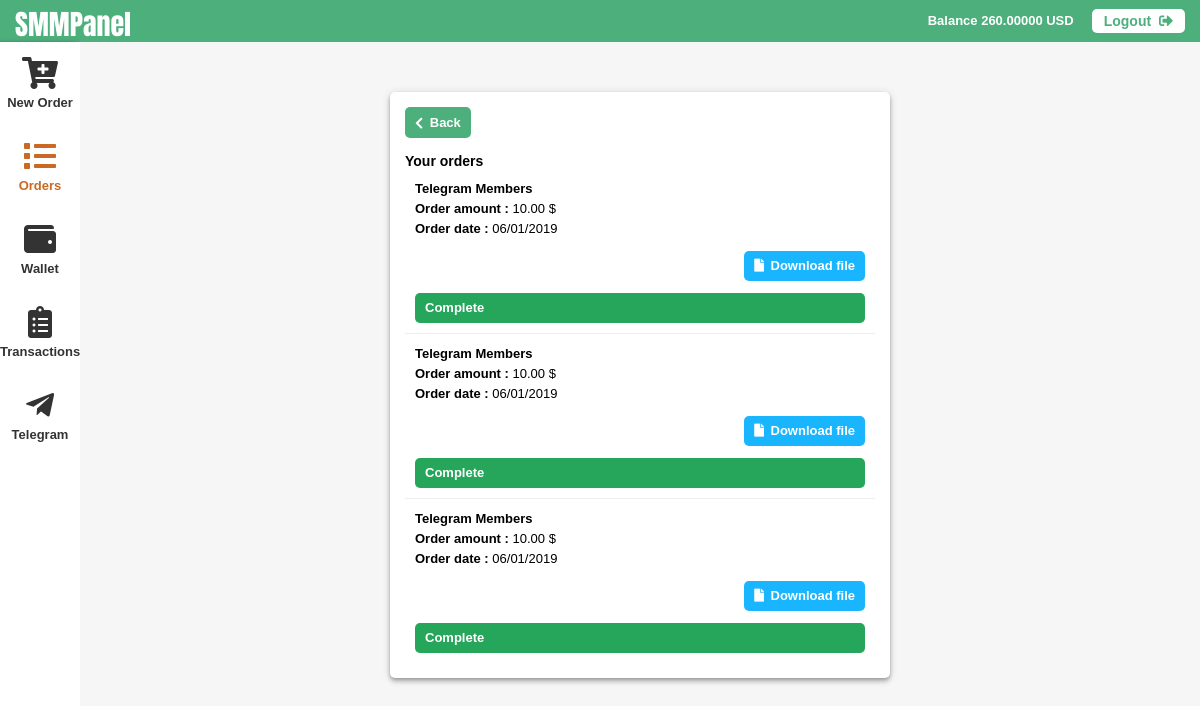
Page /dashboard/orders (signed in) on the committed database.
### dashboard/models.py (models this page shows, shortened)
class Profile(models.Model):
	user = models.OneToOneField(User, on_delete=models.CASCADE)
	balance = models.DecimalField(max_digits=10, decimal_places=5)
	spent = models.DecimalField(max_digits=10, decimal_places=5, default = 0)
	email = models.EmailField(max_length=254)
	email_verified = models.BooleanField(default = False)

class Order(models.Model):
	id = models.AutoField(primary_key = True)
	service_name = models.CharField(max_length = 300)
	link = models.CharField(max_length = 2048)
	quantity = models.IntegerField(default = 0)
	amount = models.DecimalField(default = 0, decimal_places = 2, max_digits = 20)
	user_id = models.ForeignKey(User, on_delete=models.CASCADE)
	status = models.ForeignKey('OrderStatus', on_delete=models.CASCADE)
	remark = models.CharField(max_length = 5000, blank=True)
	generate_url = models.FileField(blank = True, default='')
	slug = models.CharField(max_length = 256, default = "")
	created_at = models.DateTimeField(auto_now_add=True, editable=True)
	updated_at = models.DateTimeField(auto_now=True)

class OrderStatus(models.Model):
	id = models.AutoField(primary_key = True)
	name = models.CharField(max_length = 500)
	def __str__(self):
		return self.name

### dashboard/views.py (the view)
# urls.py: path('orders', dashboard.orders, name='orders'),
@login_required
def orders(request):
	curr = 'orders'
	balance = Profile.objects.get(user = User.objects.get(username = request.user.username)).balance
	if not Profile.objects.get(user = User.objects.get(username = request.user.username)).email_verified:
		return HttpResponseRedirect("/email-not-verified")
	orders = Order.objects.filter(user_id = User.objects.get(username = request.user.username)).order_by('-created_at')
	return render(request, 'dashboard/pages/orders.html', {
		'curr': curr,
		'orders': orders,
		'balance': balance
	})

### templates/dashboard/pages/orders.html (shortened to what this page needs)
{% extends 'dashboard/base.html' %}
{% load static %}
{% load humanize %}
{% block content %}
<div id="dashboard-container">
	<a id="back-button" href="{% url 'transactions' %}"><i class="fas fa-chevron-left"></i> Back</a>
	<p class="card-title">Your orders</p>
	{% if orders %}
	<ul class="transactions-list-history">
	{% for order in orders %}
		{% if order.slug %}
		<li>
			<p class="order-name"><b>{{ order.service_name }}</b></p>
			<p class="order-charge"><b>Order amount :</b>  {{ order.amount }} $</p>
			<div class="mrow">
				<p class="order-time"><b>Order date :</b> {{ order.created_at | date:"SHORT_DATE_FORMAT" }}</p>
			<div class="download-file-button">
				<a href="/dashboard/members/{{ order.slug }}" target="_blank"><i class="fas fa-file"></i> Download file</a>
			</div>
				<p class="order-status {{ order.status }}">{{ order.status }}</p>
			</div>
		</li>
		{% endif %}
	{% endfor %}
	</ul>
	{% else %}
	<div class="add-guidelines">
		<p><b>You have not placed any orders. Go to  <a href="{% url 'new-order' %}">Place order</a> to place an order.</b></p>
	</div>
	{% endif %}
</div>
{% endblock %}

### templates/dashboard/base.html (shortened to what this page needs)
{% load static %}<!DOCTYPE html>
<html lang="en">
	<head>
		<link rel="stylesheet" href="{% static 'css/main.css' %}">
		<link rel="stylesheet" href="https://use.fontawesome.com/releases/v5.8.2/css/all.css">
	</head>
	<body>
		<div id="top-nav">
			<div class="left">
				<div id="dashboard-logo">
					<a id="logo" href="{% url 'dashboard-home' %}">SMMPanel</a>
				</div>
			</div>
			<div class="right">
				<p id="login-username">Balance {{ balance }} USD</p>
				<div id="dashboard-logout-button">
					<a href="{% url 'logout' %}">Logout <i class="fas fa-sign-out-alt"></i></a>
				</div>
			</div>
		</div>
		<div id="side-nav">
			<ul>
				<li class="{% if curr == 'new-order' %}selected{% endif %}">
					<a href="{% url 'new-order' %}">
						<div class="icon">
							<i class="fas fa-cart-plus"></i>
						</div>
						<div class="name">
							<p>New Order</p>
						</div>
					</a>
				</li>
				<li class="{% if curr == 'orders' %}selected{% endif %}">
					<a href="{% url 'orders' %}">
						<div class="icon">
							<i class="fas fa-list"></i>
						</div>
						<div class="name">
							<p>Orders</p>
						</div>
					</a>
				</li>
				<li class="{% if curr == 'wallet' %}selected{% endif %}">
					<a href="{% url 'wallet' %}">
						<div class="icon">
							<i class="fas fa-wallet"></i>
						</div>
						<div class="name">
							<p>Wallet</p>
						</div>
					</a>
				</li>
				<li class="{% if curr == 'transactions' %}selected{% endif %}">
					<a href="{% url 'transactions' %}">
						<div class="icon">
							<i class="fas fa-clipboard-list"></i>
						</div>
						<div class="name">
							<p>Transactions</p>
						</div>
					</a>
				</li>
				<li class="{% if curr == 'telegram' %}selected{% endif %}">
					<a href="{% url 'telegram-services' %}">
						<div class="icon">
							<i class="fab fa-telegram-plane"></i>
						</div>
						<div class="name">
							<p>Telegram</p>
						</div>
					</a>
				</li>
			</ul>
		</div>
		<div id="dashboard-body">
			{% block content %}{% endblock %}
		</div>
	</body>
</html>

### rows in the picture
Profile: balance "260.00000"
Order: service_name "Telegram Members", amount "10.00", created_at "06/01/2019", status "Complete"
Order: service_name "Telegram Members", amount "10.00", created_at "06/01/2019", status "Complete"
Order: service_name "Telegram Members", amount "10.00", created_at "06/01/2019", status "Complete"
